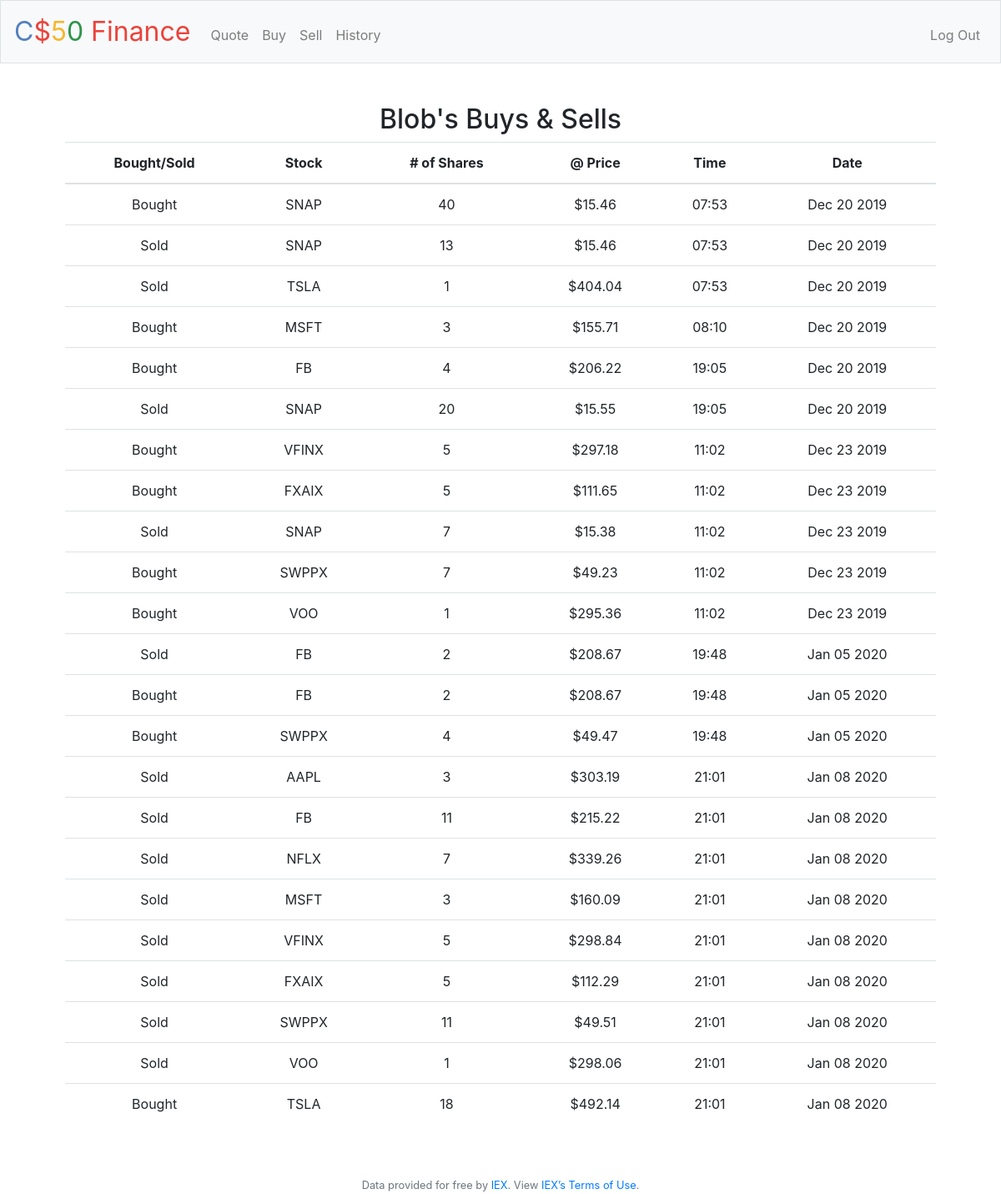
Before: /history (signed in) with the older database file.
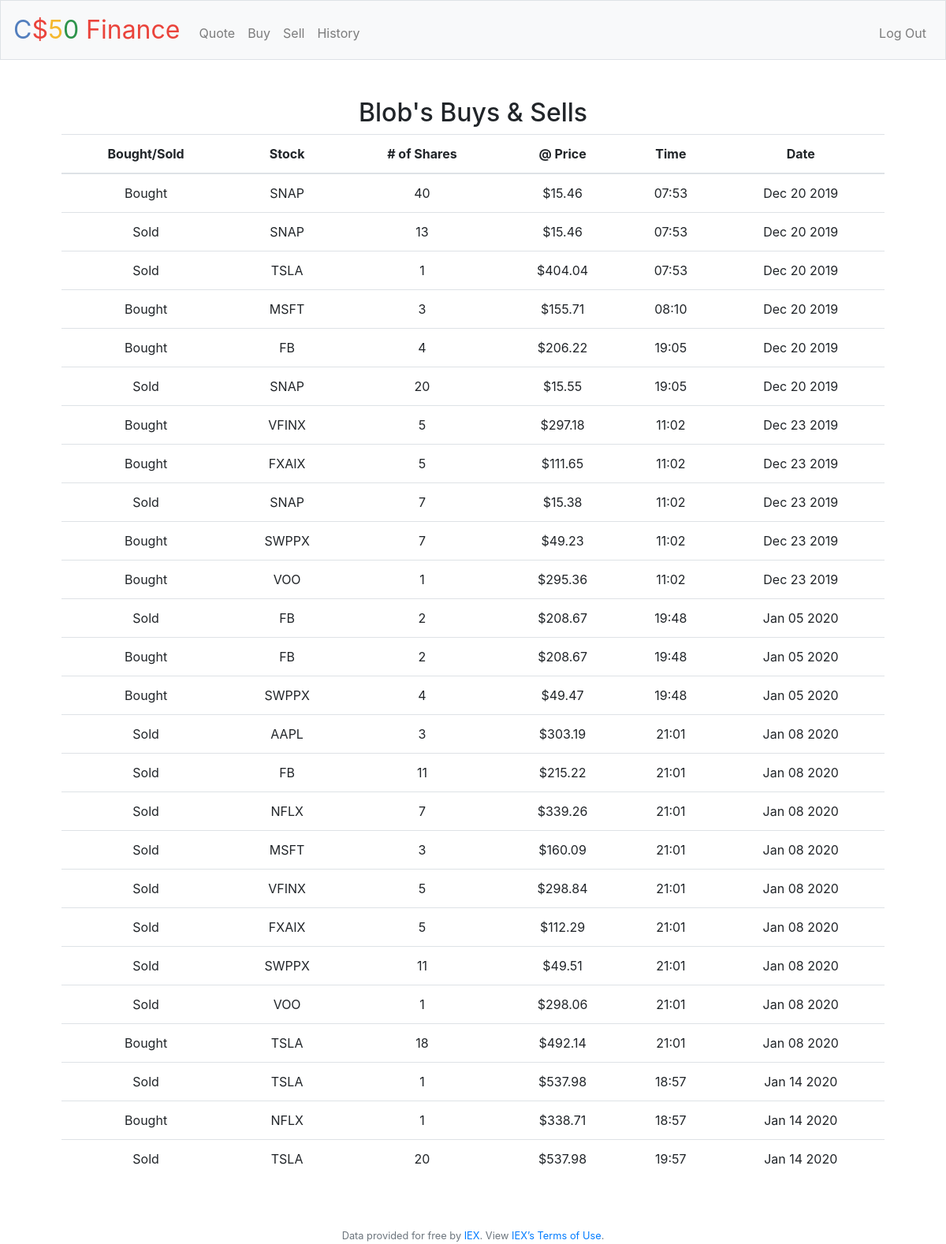
After: the same page with the newer database file.
### tables this page shows
CREATE TABLE 'users' ('id' INTEGER PRIMARY KEY AUTOINCREMENT NOT NULL, 'username' TEXT NOT NULL, 'hash' TEXT NOT NULL, 'cash' NUMERIC NOT NULL DEFAULT 10000.00 );

CREATE TABLE hist ('user_id' integer, 'action' varchar(10), 'symbol' varchar(10), 'shares' integer, 'price' integer, 'time' varchar(255), 'date' varchar(255));

### application.py (the view)
@app.route("/history")
@login_required
def history():
    hist = db.execute("SELECT * FROM hist WHERE user_id = :user_id", user_id=session["user_id"])
    username = db.execute("SELECT username FROM users WHERE id = :user_id", user_id=session["user_id"])
    length = len(hist)
    user = username[0]['username']
    return render_template("history.html", length=length, hist=hist, user=user)

### application.py (called while the page is built)
@app.after_request
def after_request(response):
    response.headers["Cache-Control"] = "no-cache, no-store, must-revalidate"
    response.headers["Expires"] = 0
    response.headers["Pragma"] = "no-cache"
    return response

### helpers.py (called while the page is built)
def login_required(f):
    @wraps(f)
    def decorated_function(*args, **kwargs):
        if session.get("user_id") is None:
            return redirect("/login")
        return f(*args, **kwargs)
    return decorated_function

def usd(value):
    return f"${value:,.2f}"

### templates/history.html (shortened to what this page needs)
{% extends "layout.html" %}
{% block main %}
<h2>{{ user }}'s Buys & Sells</h2>
<table class="table">
    <thead>
        <tr>
            <th scope="col">Bought/Sold</th>
            <th scope="col">Stock</th>
            <th scope="col"># of Shares</th>
            <th scope="col">@ Price</th>
            <th scope="col">Time</th>
            <th scope="col">Date</th>
        </tr>
    </thead>
    <tbody>
    {% for i in range(0,length) %}
        <tr>
            <td>{{ hist[i].action }}</td>
            <td>{{ hist[i].symbol.upper() }}</td>
            <td>{{ hist[i].shares }}</td>
            <td>{{ hist[i].price | usd }}</td>
            <td>{{ hist[i].time }}</td>
            <td>{{ hist[i].date }}</td>
        </tr>
    {% endfor %}
    </tbody>
</table>
{% endblock %}

### templates/layout.html (shortened to what this page needs)
<!DOCTYPE html>
<html lang="en">
    <head>
        <link href="https://maxcdn.bootstrapcdn.com/bootstrap/4.1.3/css/bootstrap.min.css" rel="stylesheet">
        <link href="/static/styles.css" rel="stylesheet">
    </head>
    <body>
        <nav class="navbar navbar-expand-md navbar-light bg-light border">
            <a class="navbar-brand" href="/"><span class="blue">C</span><span class="red">$</span><span class="yellow">5</span><span class="green">0</span> <span class="red">Finance</span></a>
            <div class="collapse navbar-collapse" id="navbar">
                {% if session.user_id %}
                    <ul class="navbar-nav mr-auto mt-2">
                        <li class="nav-item"><a class="nav-link" href="/quote">Quote</a></li>
                        <li class="nav-item"><a class="nav-link" href="/buy">Buy</a></li>
                        <li class="nav-item"><a class="nav-link" href="/sell">Sell</a></li>
                        <li class="nav-item"><a class="nav-link" href="/history">History</a></li>
                    </ul>
                    <ul class="navbar-nav ml-auto mt-2">
                        <li class="nav-item"><a class="nav-link" href="/logout">Log Out</a></li>
                    </ul>
                {% else %}
                    <ul class="navbar-nav ml-auto mt-2">
                        <li class="nav-item"><a class="nav-link" href="/register">Register</a></li>
                        <li class="nav-item"><a class="nav-link" href="/login">Log In</a></li>
                    </ul>
                {% endif %}
            </div>
        </nav>
        <main class="container p-5">
            {% block main %}{% endblock %}
        </main>
        <footer class="small text-center text-muted">
            Data provided for free by <a href="https://iextrading.com/developer">IEX</a>. View <a href="https://iextrading.com/api-exhibit-a/">IEX’s Terms of Use</a>.
        </footer>
    </body>
</html>

### static/styles.css (style rules this page uses)
nav .navbar-brand { font-size: xx-large; }
nav .navbar-brand .blue { color: #537fbe; }
nav .navbar-brand .red { color: #ea433b; }
nav .navbar-brand .yellow { color: #f5b82e; }
nav .navbar-brand .green { color: #2e944b; }
main { overflow-x: auto; text-align: center; }

Changed rows visible on the page:
added hist: action "Sold", symbol "TSLA", shares "1", price "$537.98", time "18:57", date "Jan 14 2020"
added hist: action "Bought", symbol "NFLX", shares "1", price "$338.71", time "18:57", date "Jan 14 2020"
added hist: action "Sold", symbol "TSLA", shares "20", price "$537.98", time "19:57", date "Jan 14 2020"
